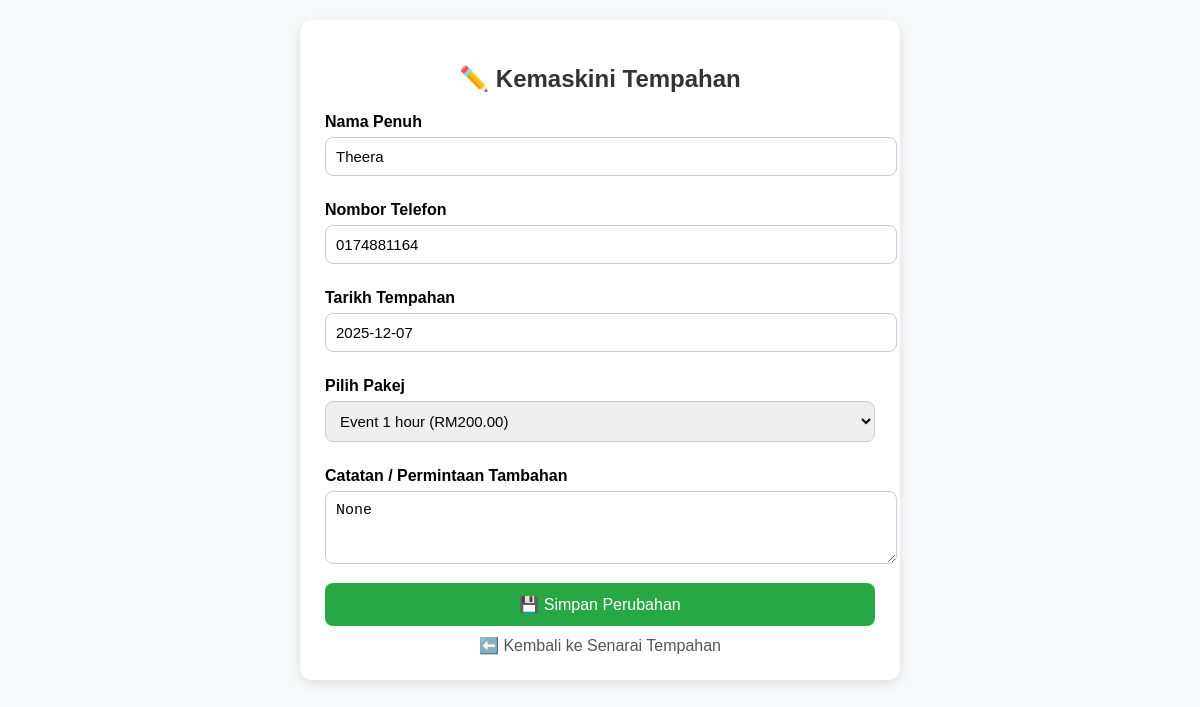
Page /edit/17 (signed in) on the committed database.
### tables this page shows
CREATE TABLE bookings (
            id INTEGER PRIMARY KEY AUTOINCREMENT,
            nama TEXT NOT NULL,
            phone TEXT NOT NULL,
            tarikh TEXT NOT NULL,
            pakej TEXT NOT NULL
        , note TEXT);

### app.py (the view, shortened to what this page needs)
@app.route('/edit/<int:id>', methods=['GET', 'POST'])
def edit_booking(id):
    if not session.get('admin_logged_in'):
        return redirect(url_for('login'))
    conn = get_db_connection()
    booking = conn.execute("SELECT * FROM bookings WHERE id=?", (id,)).fetchone()
    pakej_list = get_packages()
    conn.close()
    return render_template('edit_booking.html', booking=booking, pakej_list=pakej_list)

### app.py (called while the page is built)
def get_db_connection():
    conn = sqlite3.connect(DB_NAME)
    conn.row_factory = sqlite3.Row
    return conn

def get_packages():
    conn = get_db_connection()
    data = conn.execute("SELECT * FROM packages ORDER BY nama ASC").fetchall()
    conn.close()
    return data

### templates/edit_booking.html (shortened to what this page needs)
<!DOCTYPE html>
<html lang="ms">
<head>
  <link rel="stylesheet" href="https://cdn.jsdelivr.net/npm/flatpickr/dist/flatpickr.min.css">
</head>
<body>
  <div class="container">
    <h2>✏️ Kemaskini Tempahan</h2>
    <form action="" method="POST">
      <label for="nama">Nama Penuh</label>
      <input type="text" name="nama" id="nama" value="{{ booking['nama'] }}" required>
      <label for="phone">Nombor Telefon</label>
      <input type="text" name="phone" id="phone" value="{{ booking['phone'] }}" required>
      <label for="tarikh">Tarikh Tempahan</label>
      <input type="text" id="tarikh" name="tarikh" value="{{ booking['tarikh'] }}" required>
      <label for="pakej">Pilih Pakej</label>
      <select name="pakej" id="pakej" required>
        {% for p in pakej_list %}
          <option value="{{ p['nama'] }}" {% if p['nama'] == booking['pakej'] %}selected{% endif %}>
            {{ p['nama'] }} (RM{{ "%.2f"|format(p['harga']) }})
          </option>
        {% endfor %}
      </select>
      <label for="note">Catatan / Permintaan Tambahan</label>
      <textarea name="note" id="note" rows="3">{{ booking['note'] }}</textarea>
      <button type="submit">💾 Simpan Perubahan</button>
    </form>
    <a href="{{ url_for('bookings') }}">⬅️ Kembali ke Senarai Tempahan</a>
  </div>
</body>
</html>

### templates/edit_booking.html (style rules this page uses)
body { font-family: "Poppins", sans-serif; background: #f8f9fa; margin: 0; padding: 20px; }
.container { max-width: 550px; background: white; margin: auto; padding: 25px; border-radius: 12px; box-shadow: 0 4px 12px rgba(0,0,0,0.1); }
h2 { text-align: center; color: #333; }
label { font-weight: 600; margin-top: 10px; display: block; }
input, select, textarea { width: 100%; padding: 10px; border-radius: 8px; border: 1px solid #ccc; margin-top: 6px; margin-bottom: 15px; font-size: 15px; }
button { width: 100%; padding: 12px; background: #28a745; color: white; border: none; border-radius: 8px; font-size: 16px; cursor: pointer; }
a { text-decoration: none; display: block; margin-top: 10px; text-align: center; color: #555; }

### rows in the picture
bookings: nama "Theera", phone "0174881164", tarikh "2025-12-07"

### other values in the picture
form field pakej "Event 1 hour (RM200.00)"
